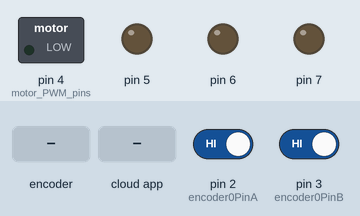
Bench run of a sketch on a simulated Arduino Uno, built with avr-gcc and run on an emulated ATmega328P. Shown: switched loads named in the sketch (green lamp = pin HIGH), output pins drawn as LEDs (lit = HIGH). The test bench sets the inputs (shaded band); at power-on: pin 2 (encoder0PinA) HIGH, pin 3 (encoder0PinB) HIGH. The ROS host is connected and sends only what is stated.

Above: at 1.2 s.
1.3 s: rotary encoder on pin 2 (encoder0PinA) / pin 3 (encoder0PinB) turned 3 steps (first pin leading)
3.4 s: the phone or cloud app sets angular.z to -100
At 5.1 s:
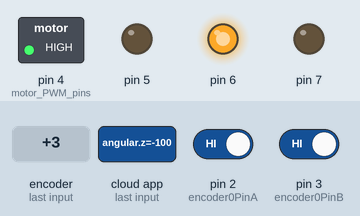
5.8 s: the phone or cloud app sets linear.x to -100
At 7.4 s:
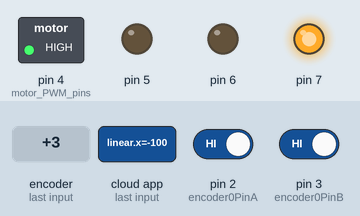
7.9 s: the phone or cloud app sets linear.x to 0
At 8.7 s:
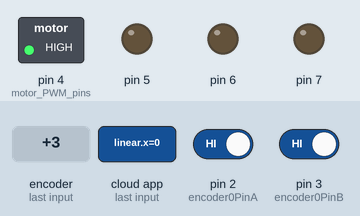
10.9 s: the phone or cloud app sets angular.z to 100
At 13.6 s:
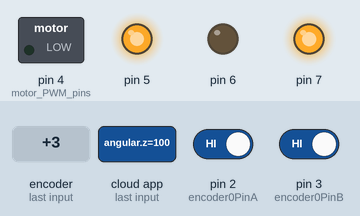
13.9 s: the phone or cloud app sets linear.x to 100
At 15.2 s:
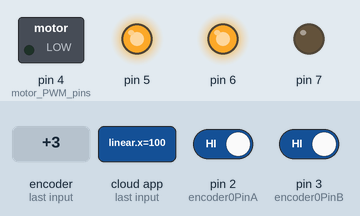
Timing chart, 0 to 16.9 s (numbered marks = the images above; inputs shaded):
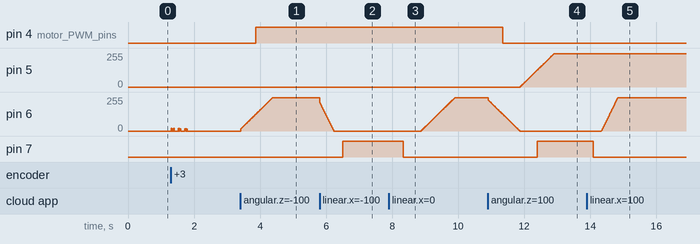

Measured:
- after the input at 3.4 s, pin 4 (motor_PWM_pins): LOW → HIGH after 0.47 s; pin 6: moves from 0/255 to 250/255 over 0.96 s, starting at once
- after the input at 5.8 s, pin 6: moves from 250/255 to 0/255 over 0.42 s, starting at once; pin 7: LOW → HIGH after 0.70 s
- after the input at 7.9 s, pin 6: moves from 0/255 to 250/255 over 1.0 s, starting after 0.98 s; pin 7: HIGH → LOW after 0.44 s
- after the input at 10.9 s, pin 4 (motor_PWM_pins): HIGH → LOW after 0.45 s; pin 5: moves from 0/255 to 250/255 over 1.0 s, starting after 0.98 s; pin 6: moves from 250/255 to 0/255 over 0.95 s, starting at once; pin 7: LOW → HIGH after 1.5 s
- after the input at 13.9 s, pin 6: moves from 0/255 to 250/255 over 0.50 s, starting after 0.44 s; pin 7: HIGH → LOW after 0.19 s

The sketch:

wheelEncoder03_mega.ino
```cpp
// ** TEST FOR DRIVING FORWARD 1 METRE **
#include <ros.h>
//#include <std_msgs/String.h>
#include "geometry_msgs/Twist.h"
//#include <std_msgs/Int8.h>/
#include <geometry_msgs/Vector3Stamped.h>
#include <PID_v1.h>

ros::NodeHandle  nh;
double speed_act_left = 0;
double speed_act_right = 0;
float demandx, demandz;

float pwd = 100;
float pwd1 = 100;
float rad = 0.325;

void velCallback( const geometry_msgs::Twist& vel){
  demandx = vel.linear.x;
  demandz = vel.angular.z;

  demandx = constrain(demandx, -0.5, 0.5);
  demandz = constrain(demandz, -0.5, 0.5);
}

ros::Subscriber<geometry_msgs::Twist> sub("cmd_vel", velCallback);
geometry_msgs::Vector3Stamped speed_msg;                                //create a "speed_msg" ROS message
ros::Publisher speed_pub("speed", &speed_msg);

double P1 = 1;
double I1 = 15;
double D1 = 0.2;

//double P1 = 2.1;
//double I1 = 24;
//double D1 = 0.4;

double Setpoint1, Input1, Output1, Output1a;
PID PID1(&Input1, &Output1, &Setpoint1, P1, I1, D1, DIRECT);


double P2 = 1;
double I2 = 15;
double D2 = 0.2;


//double P2 = 2.1;
//double I2 = 24;
//double D2 = 0.4;

double Setpoint2, Input2, Output2, Output2a;
PID PID2(&Input2, &Output2, &Setpoint2, P2, I2, D2, DIRECT);

float demand1, demand2;

unsigned long currentMillis;
unsigned long previousMillis;

// wheel encoder interrupts

#define encoder0PinA 2 //encoder 1
#define encoder0PinB 3

#define encoder1PinA 18 //encoder 2
#define encoder1PinB 19

volatile long encoder0Pos = 0;  //encoder 1
volatile long encoder1Pos = 0;  //encoder 2

float encoder0Driff;
float encoder0Prev;
float encoder0Error;

float encoder1Driff;
float encoder1Prev;
float encoder1Error;

void setup() {
  nh.initNode();
  nh.subscribe(sub);
  nh.advertise(speed_pub);

  pinMode(4, OUTPUT); // motor PWM pins
  pinMode(5, OUTPUT);
  pinMode(6, OUTPUT);
  pinMode(7, OUTPUT);

  pinMode(encoder0PinA, INPUT_PULLUP); //encoder pins
  pinMode(encoder0PinB, INPUT_PULLUP); //encoder pins
  pinMode(encoder1PinA, INPUT_PULLUP); //encoder pins
  pinMode(encoder1PinB, INPUT_PULLUP); //encoder pins

  attachInterrupt(0, doEncoderA, CHANGE);
  attachInterrupt(1, doEncoderB, CHANGE);

  attachInterrupt(4, doEncoderC, CHANGE);
  attachInterrupt(5, doEncoderD, CHANGE);

  PID1.SetMode(AUTOMATIC);
  PID1.SetOutputLimits(-250, 250);
  PID1.SetSampleTime(10);

  PID2.SetMode(AUTOMATIC);
  PID2.SetOutputLimits(-250, 250);
  PID2.SetSampleTime(10);

  Serial.begin(57600);
}

void loop() {
  currentMillis = millis();

  if (currentMillis - previousMillis >= 10){
    previousMillis = currentMillis;
//    if (Serial.available()>0){
//      char c = Serial.read();
//
//      if (c == 'a'){
//        // drive meter test
//        demandx = 0.5; // 1509 , 3018
//        demandz = 0;
//      }
//      else if (c == 'b'){
//        demandx = 0.2;
//        demandz = 0;
//      }
//      else if (c == 'c'){
//        demandx = 0;
//        demandz = 1;
//      }
//      else if (c == 'd'){
//        demandx = 0;
//        demandz = -1;
//      }
//      else if (c == 'e'){
//        demandx = 0.25;
//        demandz = 1;
//      }
//      else if (c == 'f'){
//        demandx = 0.25;
//        demandz = -1;
//      }
//      else if (c == 'z'){
//        demandx = 0;
//        demandz = 0;
//      }
//    }
    demand1 = demandx - (demandz*rad);
    demand2 = demandx + (demandz*rad);

//    Serial.print(encoder0Pos);
//    Serial.print(" , ");
//    Serial.println(encoder1Pos);

    encoder0Driff = encoder0Pos - encoder0Prev;
    encoder1Driff = encoder1Pos - encoder1Prev;

    encoder0Error = (demand1*pwd1) - encoder0Driff;
    encoder1Error = (demand2*pwd) - encoder1Driff;

    encoder0Prev = encoder0Pos;
    encoder1Prev = encoder1Pos;

    Setpoint1 = demand1*pwd1;
    Input1 = encoder0Driff;
    PID1.Compute();

    Setpoint2 = demand2*pwd;
    Input2 = encoder1Driff;
    PID2.Compute();

    speed_act_left = encoder0Driff/pwd1 ;
    speed_act_right = encoder1Driff/pwd ;

    // drive motor
    if (Output1 > 0){
      Output1a = abs(Output1);
      analogWrite(6, Output1a);
      analogWrite(7, 0);
    }
    else if (Output1 < 0){
      Output1a = abs(Output1);
      analogWrite(7, Output1a);
      analogWrite(6, 0);
    }
    else {
      analogWrite(7, 0);
      analogWrite(7, 0);
    }

    // other motor
    if (Output2 > 0){
      Output2a = abs(Output2);
      analogWrite(5, Output2a);
      analogWrite(4, 0);
    }
    else if (Output2 < 0){
      Output2a = abs(Output2);
      analogWrite(4, Output2a);
      analogWrite(5, 0);
    }
    else {
      analogWrite(4, 0);
      analogWrite(5, 0);
    }
    publishSpeed(10);
  }
}


//Publish function for odometry, uses a vector type message to send the data (message type is not meant for that but that's easier than creating a specific message type)
void publishSpeed(double time) {
  speed_msg.header.stamp = nh.now();      //timestamp for odometry data
  speed_msg.vector.x = speed_act_left;    //left wheel speed (in m/s)
  speed_msg.vector.y = speed_act_right;   //right wheel speed (in m/s)
  speed_msg.vector.z = time/1000;         //looptime, should be the same as specified in LOOPTIME (in s)
  speed_pub.publish(&speed_msg);
  nh.spinOnce();
}


// ************** encoders interrupts **************

// ************* encoder 1 ************************

void doEncoderA(){
  // look for a low-to-high on channel A
  if (digitalRead(encoder0PinA) == HIGH){
    // check channel B to see which way encoder is turning
    if (digitalRead(encoder0PinB) == LOW){
      encoder0Pos = encoder0Pos + 1;        // CW
    }
    else {
      encoder0Pos = encoder0Pos - 1;        // CCW
    }
  }
  else{   // must be a high-to-low edge on channel A
    // check channel B to see which way encoder is turning
    if (digitalRead(encoder0PinB) == HIGH){
      encoder0Pos = encoder0Pos + 1;        // CW
    }
    else {
      encoder0Pos = encoder0Pos - 1;        // CCW
    }
  }
}

void doEncoderB(){
  // look for a low-to-high on channel B
  if (digitalRead(encoder0PinB) == HIGH){
    // check channel A to see which way encoder is turning
    if (digitalRead(encoder0PinA) == HIGH){
      encoder0Pos = encoder0Pos + 1;        // CW
    }
    else {
      encoder0Pos = encoder0Pos - 1;        // CCW
    }
  }
  else{   // must be a high-to-low edge on channel B
    // check channel A to see which way encoder is turning
    if (digitalRead(encoder0PinA) == LOW){
      encoder0Pos = encoder0Pos + 1;        // CW
    }
    else {
      encoder0Pos = encoder0Pos - 1;        // CCW
    }
  }
}

// ************* encoder 2 ************************

void doEncoderC(){
  // look for a low-to-high on channel A
  if (digitalRead(encoder1PinA) == HIGH){
    // check channel B to see which way encoder is turning
    if (digitalRead(encoder1PinB) == LOW){
      encoder1Pos = encoder1Pos - 1;        // CW
    }
    else {
      encoder1Pos = encoder1Pos + 1;        // CCW
    }
  }
  else{   // must be a high-to-low edge on channel A
    // check channel B to see which way encoder is turning
    if (digitalRead(encoder1PinB) == HIGH){
      encoder1Pos = encoder1Pos - 1;        // CW
    }
    else {
      encoder1Pos = encoder1Pos + 1;        // CCW
    }
  }
}

void doEncoderD(){
  // look for a low-to-high on channel B
  if (digitalRead(encoder1PinB) == HIGH){
    // check channel A to see which way encoder is turning
    if (digitalRead(encoder1PinA) == HIGH){
      encoder1Pos = encoder1Pos - 1;        // CW
    }
    else {
      encoder1Pos = encoder1Pos + 1;        // CCW
    }
  }
  else{   // must be a high-to-low edge on channel B
    // check channel A to see which way encoder is turning
    if (digitalRead(encoder1PinA) == LOW){
      encoder1Pos = encoder1Pos - 1;        // CW
    }
    else {
      encoder1Pos = encoder1Pos + 1;        // CCW
    }
  }
}
```
